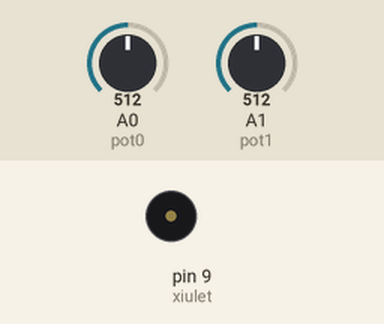
A sketch run on a simulated Arduino Uno, built with avr-gcc and run on an emulated ATmega328P. On the bench: buzzer (waves = sounding). The inputs (shaded band) are chosen by the test bench; at power-on: A0 (pot0) = 512, A1 (pot1) = 512.

Above: at 1.8 s.
1.9 s: A0 (pot0) set to 122
At 2.5 s:
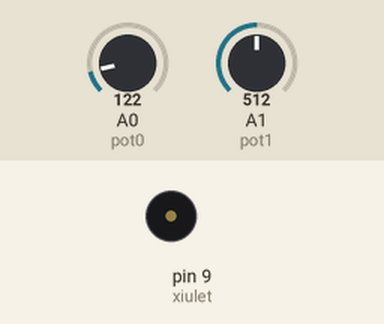
5.4 s: A1 (pot1) set to 122
At 6.03 s:
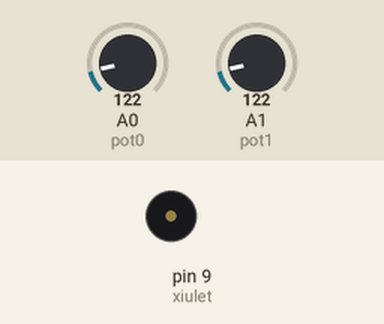
8.9 s: A0 (pot0) set to 0
At 9.6 s:
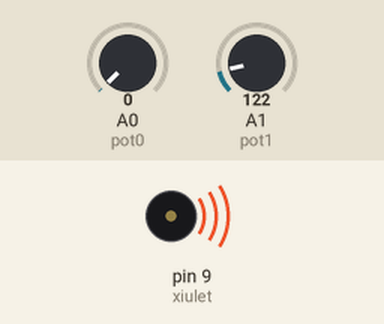
Timing chart, 0 to 11.9 s (numbered marks = the images above; inputs shaded):
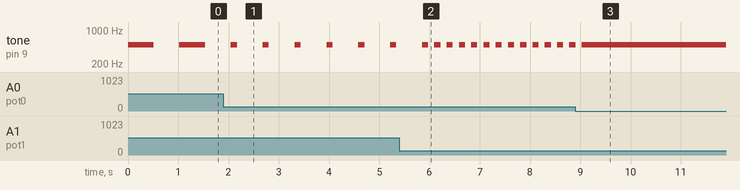

Measured:
- after the input at 1.9 s, tone on pin 9 (xiulet): alternates 500 Hz for 0.12 s and silent for 0.51 s, starting after 0.27 s
- after the input at 5.4 s, tone on pin 9 (xiulet): alternates 500 Hz for 0.12 s and silent for 0.12 s, starting after 0.70 s
- after the input at 8.9 s, tone on pin 9 (xiulet): goes on until 9.0 s, then stays 500 Hz
- by itself, tone on pin 9 (xiulet): alternates 500 Hz for 0.51 s and silent for 0.51 s

The sketch:

Exercici005.ino
```cpp
/****************************************************************
 **                                                            **
 **                           SIRENA                           **
 **                                                            **
 **                         Exercici 5                         **
 **                                                            **
 **  NOM: David Casas                        DATA: 19/01/2022  **
 ***************************************************************/
 //**************************INCLUDE*****************************


 //*************************VARIABLES****************************
const byte xiulet = 9;        // donar nom al pin 9 de l’Arduino
const byte pot0 = A0;        // donar nom al pin A0 de l’Arduino
const byte pot1 = A1;        // donar nom al pin A0 de l’Arduino
int valPot0;                 // guardar valor del potenciometre
int valPot1;                 // guardar valor del potenciometre

 //***************************SETUP******************************

void setup() {             // configura el final de salida
pinMode (xiulet, OUTPUT);  // definir el pin 9 com una sortida
pinMode (pot0, INPUT);
pinMode (pot1, INPUT);

}
 //***************************LOOP*******************************

void loop()
{             // incia el bucle del programa
  valPot0 = analogRead(pot0);
  valPot1 = analogRead(pot1);

  tone(xiulet, 500, valPot0);
  delay(valPot0 + valPot1);

}
 //*************************FUNCIONS*****************************
```
